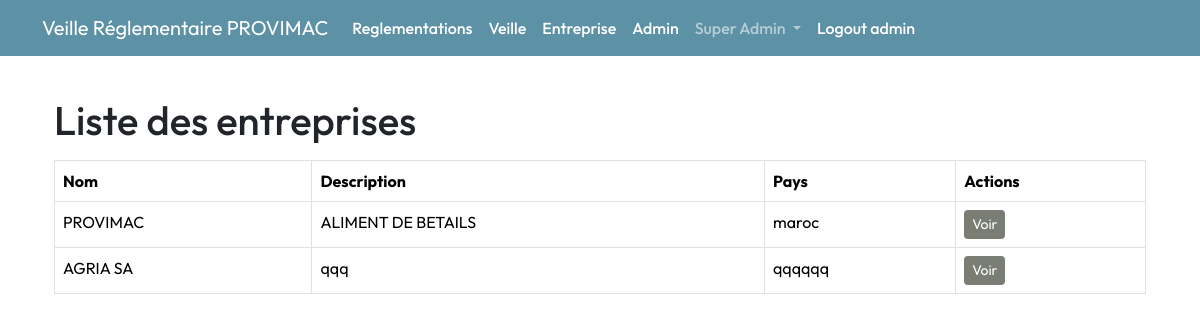
The page /entreprises (signed in) on the database as committed earlier.
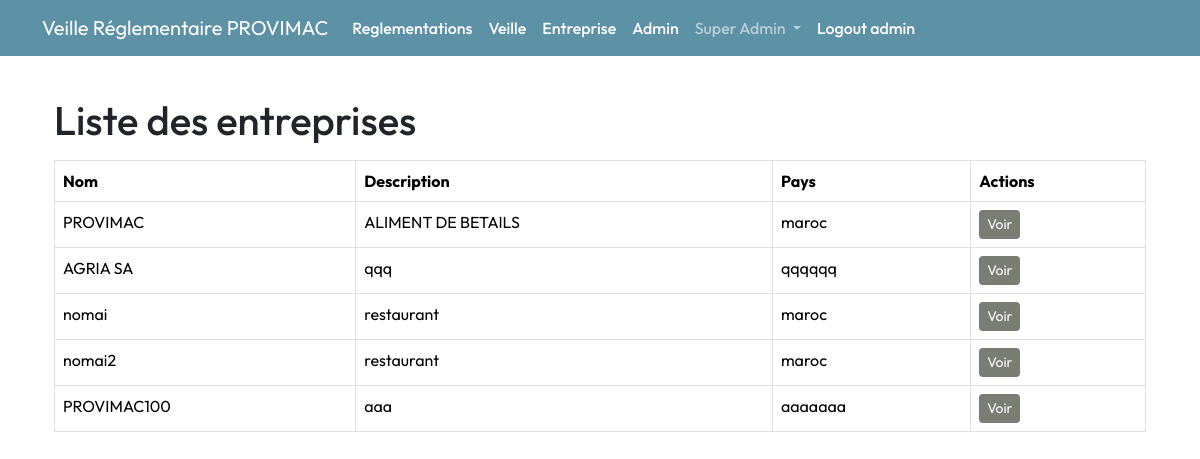
The same page on the database as committed later.
### app/models.py (models this page shows, shortened)
class Entreprise(db.Model):
    __tablename__ = 'entreprise'
    id = db.Column(db.Integer, primary_key=True)
    nom = db.Column(db.String(100), nullable=False, unique=True )
    description = db.Column(db.Text, nullable=True)
    pays = db.Column(db.String(100), nullable=True)
    date_creation = db.Column(db.Date, nullable=True)
    utilisateurs = db.relationship('User', backref='entreprise', lazy=True,  cascade="all, delete-orphan")
    reglementations = db.relationship('EntrepriseReglementation', backref='entreprise', lazy=True,  cascade="all, delete-orphan")
    notifications = db.relationship('Notification', backref='entreprise', lazy=True)
    audits = db.relationship('Audit', backref='entreprise', lazy=True)
    secteurs = db.relationship('Secteur', secondary='entreprise_secteur', back_populates='entreprises')

### app/routes/entreprise.py (the view)
@bp.route('/entreprises', methods=['GET'])
@role_required(['ADMIN'])
def liste_entreprises():
    entreprises = Entreprise.query.all()
    return render_template('entreprise/liste_entreprises.html', entreprises=entreprises)

### app/routes/admin.py (called while the page is built)
def role_required(allowed_roles):
    def decorator(f):
        @wraps(f)
        def decorated_function(*args, **kwargs):
            if not current_user.is_authenticated:
                flash("Vous devez être connecté pour accéder à cette page.", 'danger')
                return redirect(url_for('main.index'))
            if current_user.role.name not in allowed_roles:
                flash("Vous n'avez pas la permission d'accéder à cette page.", 'danger')
                return redirect(url_for('main.index'))
            return f(*args, **kwargs)
        return decorated_function
    return decorator

### app/templates/entreprise/liste_entreprises.html
{% extends "layout.html" %}
{% block content %}
<div class="container mt-4">
    <h1 class="mb-3">Liste des entreprises</h1>
    {% if entreprises %}
        <table class="table table-bordered">
            <thead>
                <tr>
                    <th>Nom</th>
                    <th>Description</th>
                    <th>Pays</th>
                    <th>Actions</th>
                </tr>
            </thead>
            <tbody>
                {% for entreprise in entreprises %}
                    <tr>
                        <td>{{ entreprise.nom }}</td>
                        <td>{{ entreprise.description }}</td>
                        <td>{{ entreprise.pays }}</td>
                        <td>
                            <a href="{{ url_for('entreprise.afficher_entreprise', entreprise_id=entreprise.id) }}"
                               class="btn btn-primary btn-sm">Voir</a>
                        </td>
                    </tr>
                {% endfor %}
            </tbody>
        </table>
    {% else %}
        <p>Aucune entreprise trouvée.</p>
    {% endif %}
</div>
{% endblock %}

### app/templates/layout.html (shortened to what this page needs)
<!DOCTYPE html>
<html lang="en">
  <head>
    <link
      href="https://cdn.jsdelivr.net/npm/bootstrap@5.3.3/dist/css/bootstrap.min.css"
      rel="stylesheet"
 />
    <link rel="stylesheet"
      href="{{ url_for('static', filename='main.css') }}" />
    <link rel="stylesheet"
      href="https://cdnjs.cloudflare.com/ajax/libs/font-awesome/6.0.0-beta3/css/all.min.css">
  </head>
  <body>
    {% if current_user.is_authenticated %}
    <header class="site-header sticky-top">
      <nav class="navbar navbar-expand-lg navbar-dark">
        <div class="container">
          <a class="navbar-brand" href="/">Veille Réglementaire
            {{current_user.entreprise.nom}}</a>
          <div class="collapse navbar-collapse" id="navbarToggle">
            <ul class="navbar-nav me-auto mb-2 mb-lg-0">
              <li class="nav-item">
                <a class="nav-link text-white"
                  href="{{ url_for('reglement.liste_reglementations') }}">
                  Reglementations
                </a>
              </li>
              <li class="nav-item">
                <a class="nav-link text-white"
                  href="{{ url_for('entreprise.afficher_veille', entreprise_id=current_user.entreprise_id) }}">
                  Veille
                </a>
              </li>
              <li class="nav-item">
                <a class="nav-link text-white"
                  href="{{ url_for('entreprise.afficher_entreprise', entreprise_id=current_user.entreprise_id) }}">
                  Entreprise
                </a>
              </li>
              <li class="nav-item">
                <a class="nav-link text-white"
                  href="{{ url_for('manager.liste_utilisateurs', entreprise_id=current_user.entreprise.id) }}">
                  Admin
                </a>
              </li>
              {% if current_user.is_authenticated and current_user.role.name ==
              'ADMIN' %}
              <li class="nav-item dropdown">
                <a
                  class="nav-link dropdown-toggle {{ 'active' if request.endpoint.startswith('ingredient.') else '' }}"
                  href="#" id=" entrepriseDropdown" role="button"
                  data-bs-toggle="dropdown" aria-expanded="false">
                  Super Admin
                </a>
              </li>
              {% endif %}
              <li class="nav-item">
                <a class="nav-link text-white"
                  href="{{ url_for('admin.logout') }}">Logout {{
                  current_user.role.value }}</a>
              </li>
            </ul>
          </div>
        </div>
      </nav>
    </header>
    {% endif %}
    <div class="container mt-3">{% include 'main/flash_msg.html' %} {%
      block content %}{% endblock %}</div>
    <link
      href="https://cdnjs.cloudflare.com/ajax/libs/select2/4.0.13/css/select2.min.css"
      rel="stylesheet" />
  </body>
</html>

Rows that differ between the two databases and show on the page:
added Entreprise: nom "nomai", description "restaurant", pays "maroc"
added Entreprise: nom "nomai2", description "restaurant", pays "maroc"
added Entreprise: nom "PROVIMAC100", description "aaa", pays "aaaaaaa"
